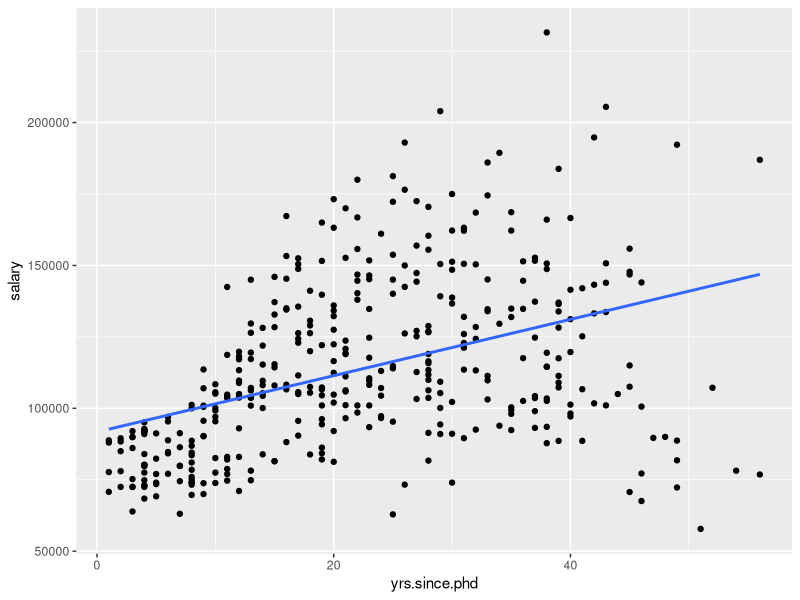
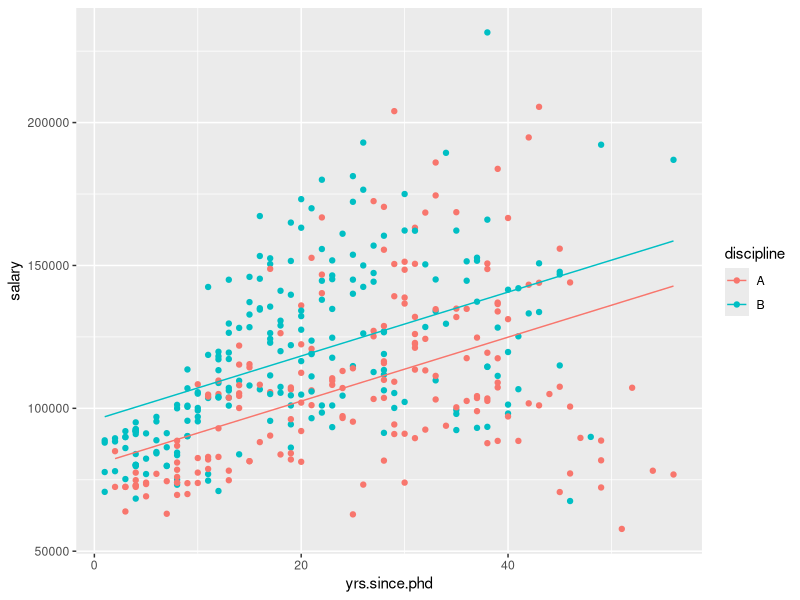
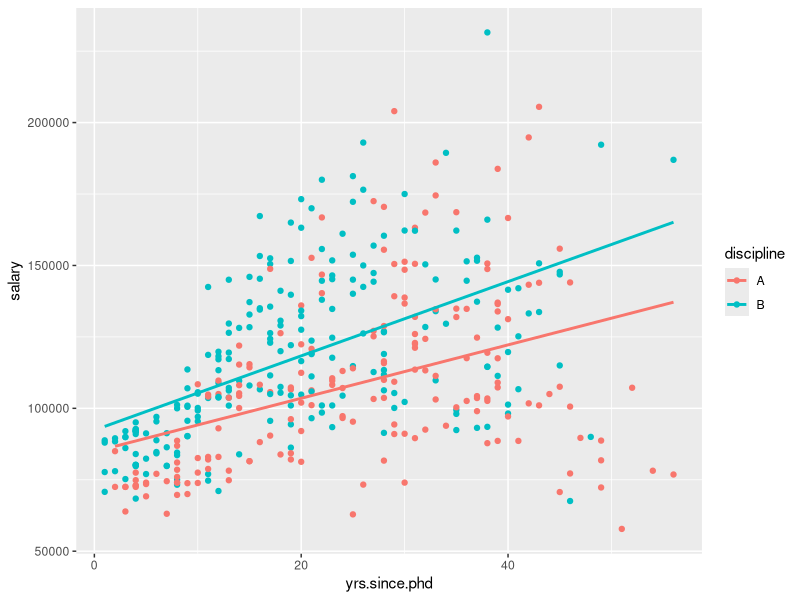
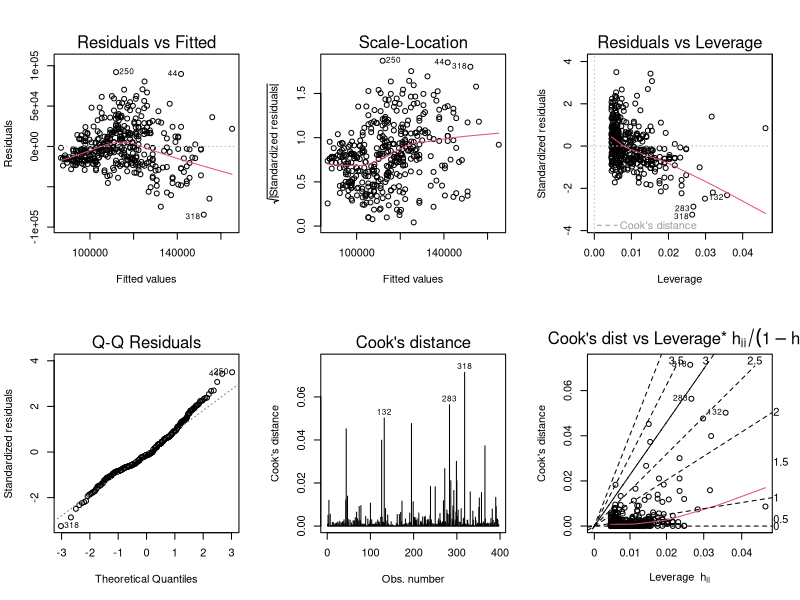

Generate these figures, in order, with R:
### Stats with R Exercise sheet 7

##############################################################################
#Week8: Checking Assumptions underlying ANOVA and linear regression
##############################################################################

## This exercise sheet contains the exercises that you will need to complete and 
## submit by 23:55 on Sunday, January 1. Write the code below the questions. 
## If you need to provide a written answer, comment this out using a hashtag (#). 
## Submit your homework via cms

## Please write below your (and your teammates) name, matriculation number. 
## Name: Mhd Jawad Al Rahwanji
## Matriculation number: 7038980
## Name: Ali Salaheldin Ali Ahmed
## Matriculation number: 7043295
## Name: Muhammed Saeed
## Matriculation number: 7030400

###############################################################################
###############################################################################

# The following line of code clears your workspace.

rm(list = ls())


########
### Exercise 1
########

########
### Please, use ggplot to make plots in all exercises unless specified differently!
########


##a) Load the dataset Salaries from package carData and store it in a variable called data. 
# Familiarize yourself with the content of the dataset: 
# https://r-data.pmagunia.com/dataset/r-dataset-package-car-salaries

library(carData)
library(ggplot2)
data <- Salaries

## b) Run a simple regression, just including 'years since PhD' as predictor and salary as the dependent variable
##  Store it in lm1

lm1 <- lm(salary ~ yrs.since.phd, data=data)

## c) Report and explain the effect of 'years since PhD'

# We can see that the effect is underwhelming and unreliable to predict the salary
# since the R2 score was 0.1758

## d) Make a scatterplot of salary by 'years since PhD', including the regression line

ggplot(data, aes(yrs.since.phd, salary)) + geom_point() + geom_smooth(se=FALSE, method="lm")

## e) Next, fit a model of salary including 'years since PhD' and discipline as predictors, store it in lm2

lm2 <- lm(salary ~ yrs.since.phd + discipline, data=data)

## f) Report and explain the effects of 'years since PhD' and discipline.

# This combination explained more of the variance in the data but is still lackluster
# having an R2 score of 0.2401

##  Next we want to plot a model where both predictors are shown. For those we first store the predicted values
## of our model:
data$sal_pred = fitted(lm2)

## g) Now, plot the original data (salary by 'years since PhD' with different colors for disicpline), but use the 
## fitted values (sal_pred) inside geom_smooth() or geom_line(), otherwise, it will display regression lines 
## assuming an interaction
## The resulting plot should show the data points in different colors and two parallel regression lines.

ggplot(data, aes(yrs.since.phd, salary, color=discipline)) + geom_point() + geom_line(aes(yrs.since.phd, sal_pred))

## h) Run a regression model that includes also the interaction 
# between 'years since PhD' and discipline and store it as lm3

lm3 <- lm(salary ~ yrs.since.phd * discipline, data=data) 

## i) Plot the results of the model! (This time no need to specify the pred data set)

ggplot(data, aes(yrs.since.phd, salary, color=discipline)) + geom_point() + geom_smooth(se=FALSE, method="lm")

## j) Report the results of lm3 and interpret with the help of the graph in i)

# The regression is still poor as there still remains a lot of error in the predictions
# the interaction's effect isn't statistically significant and lastly, we can see that
# discipline B has a similar trend as A but with a positive shift in salary

## k) Do model checking on your model lm3, i.e. inspect the standard model plots provided by R (no ggplot, 
## see lecture notes for syntax)

par(mfcol=c(2,3))
plot(lm3, which=seq(1,6))

## l) Interpret what you see in k) and possibly suggest further steps

# 1- The residuals are normal
# 2- We have heterogeneous variance, thus, Kruskal-Wallis H test is recommended instead
# or a Welch's ANOVA
# 3- We have high leverage points caused massive skew in datapoints with indices:
# 132, 283 and 318 which may need removing and trying again.
